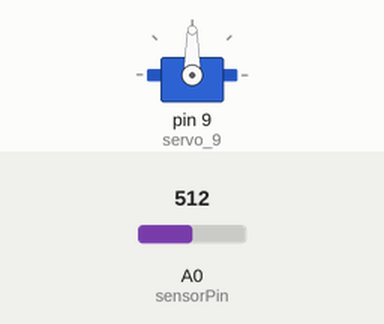
A sketch run on a simulated Arduino Uno, built with avr-gcc and run on an emulated ATmega328P. On the bench: servo. The inputs (shaded band) are chosen by the test bench; at power-on: A0 (sensorPin) = 512.

Above: at 1.2 s.
1.3 s: A0 (sensorPin) set to 716
At 2.3 s:
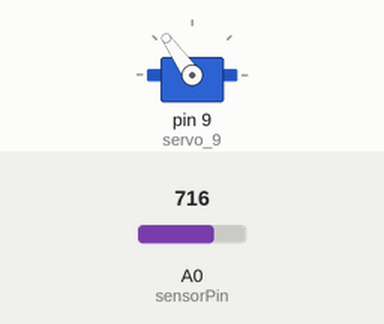
2.8 s: A0 (sensorPin) set to 900
At 3.6 s:
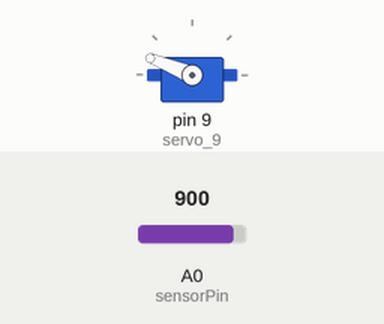
4.3 s: A0 (sensorPin) set to 1023
At 4.9 s:
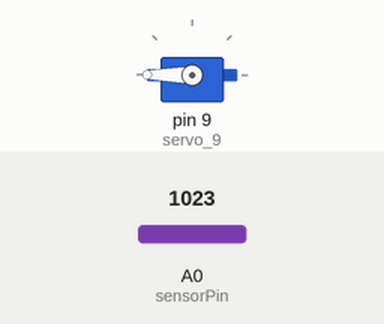
5.8 s: A0 (sensorPin) set to 306
At 6.1 s:
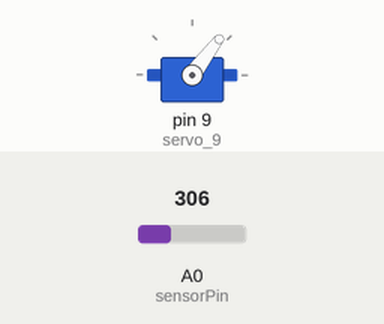
7.3 s: A0 (sensorPin) set to 122
At 8.6 s:
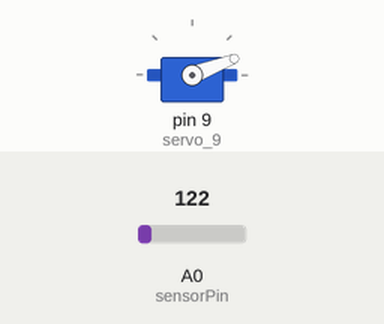
Timing chart, 0 to 9.8 s (numbered marks = the images above; inputs shaded):
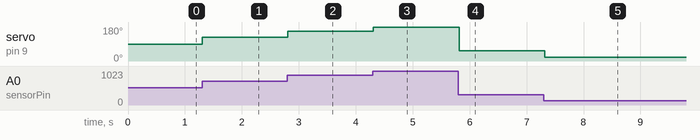

The sketch:

servo1.ino
```cpp
#include <Servo.h>
int pos = 0;
int sensorPin = A0;

Servo servo_9;

void setup()
{
  servo_9.attach(9);
  pinMode(sensorPin, INPUT);
}

void loop()
{
  int value = analogRead(sensorPin);
  value = map(value, 0, 1023, 0, 180);
  servo_9.write(value);
  delay(100);
}
```

Measured:
- after the input at 1.3 s, servo on pin 9 (servo_9): 90° → 125° at once
- after the input at 2.8 s, servo on pin 9 (servo_9): 125° → 158° at once
- after the input at 4.3 s, servo on pin 9 (servo_9): 158° → 180° at once
- after the input at 5.8 s, servo on pin 9 (servo_9): 180° → 53° at once
- after the input at 7.3 s, servo on pin 9 (servo_9): 53° → 21° at once
